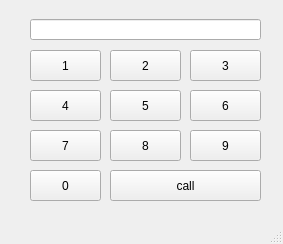
<?xml version="1.0" encoding="UTF-8"?>
<ui version="4.0">
 <class>MainWindow</class>
 <widget class="QMainWindow" name="MainWindow">
  <property name="geometry">
   <rect>
    <x>0</x>
    <y>0</y>
    <width>283</width>
    <height>244</height>
   </rect>
  </property>
  <property name="windowTitle">
   <string>MainWindow</string>
  </property>
  <widget class="QWidget" name="centralwidget">
   <widget class="QPushButton" name="pb1">
    <property name="geometry">
     <rect>
      <x>30</x>
      <y>50</y>
      <width>71</width>
      <height>31</height>
     </rect>
    </property>
    <property name="text">
     <string>1</string>
    </property>
   </widget>
   <widget class="QLineEdit" name="le">
    <property name="geometry">
     <rect>
      <x>30</x>
      <y>19</y>
      <width>231</width>
      <height>21</height>
     </rect>
    </property>
   </widget>
   <widget class="QPushButton" name="pb2">
    <property name="geometry">
     <rect>
      <x>110</x>
      <y>50</y>
      <width>71</width>
      <height>31</height>
     </rect>
    </property>
    <property name="text">
     <string>2</string>
    </property>
   </widget>
   <widget class="QPushButton" name="pb4">
    <property name="geometry">
     <rect>
      <x>30</x>
      <y>90</y>
      <width>71</width>
      <height>31</height>
     </rect>
    </property>
    <property name="text">
     <string>4</string>
    </property>
   </widget>
   <widget class="QPushButton" name="pb3">
    <property name="geometry">
     <rect>
      <x>190</x>
      <y>50</y>
      <width>71</width>
      <height>31</height>
     </rect>
    </property>
    <property name="text">
     <string>3</string>
    </property>
   </widget>
   <widget class="QPushButton" name="pb5">
    <property name="geometry">
     <rect>
      <x>110</x>
      <y>90</y>
      <width>71</width>
      <height>31</height>
     </rect>
    </property>
    <property name="text">
     <string>5</string>
    </property>
   </widget>
   <widget class="QPushButton" name="pb7">
    <property name="geometry">
     <rect>
      <x>30</x>
      <y>130</y>
      <width>71</width>
      <height>31</height>
     </rect>
    </property>
    <property name="text">
     <string>7</string>
    </property>
   </widget>
   <widget class="QPushButton" name="pb6">
    <property name="geometry">
     <rect>
      <x>190</x>
      <y>90</y>
      <width>71</width>
      <height>31</height>
     </rect>
    </property>
    <property name="text">
     <string>6</string>
    </property>
   </widget>
   <widget class="QPushButton" name="pb8">
    <property name="geometry">
     <rect>
      <x>110</x>
      <y>130</y>
      <width>71</width>
      <height>31</height>
     </rect>
    </property>
    <property name="text">
     <string>8</string>
    </property>
   </widget>
   <widget class="QPushButton" name="pb9">
    <property name="geometry">
     <rect>
      <x>190</x>
      <y>130</y>
      <width>71</width>
      <height>31</height>
     </rect>
    </property>
    <property name="text">
     <string>9</string>
    </property>
   </widget>
   <widget class="QPushButton" name="pb0">
    <property name="geometry">
     <rect>
      <x>30</x>
      <y>170</y>
      <width>71</width>
      <height>31</height>
     </rect>
    </property>
    <property name="text">
     <string>0</string>
    </property>
   </widget>
   <widget class="QPushButton" name="pb_call">
    <property name="geometry">
     <rect>
      <x>110</x>
      <y>170</y>
      <width>151</width>
      <height>31</height>
     </rect>
    </property>
    <property name="text">
     <string>call</string>
    </property>
   </widget>
  </widget>
  <widget class="QMenuBar" name="menubar">
   <property name="geometry">
    <rect>
     <x>0</x>
     <y>0</y>
     <width>283</width>
     <height>21</height>
    </rect>
   </property>
  </widget>
  <widget class="QStatusBar" name="statusbar"/>
 </widget>
 <resources/>
 <connections/>
</ui>
